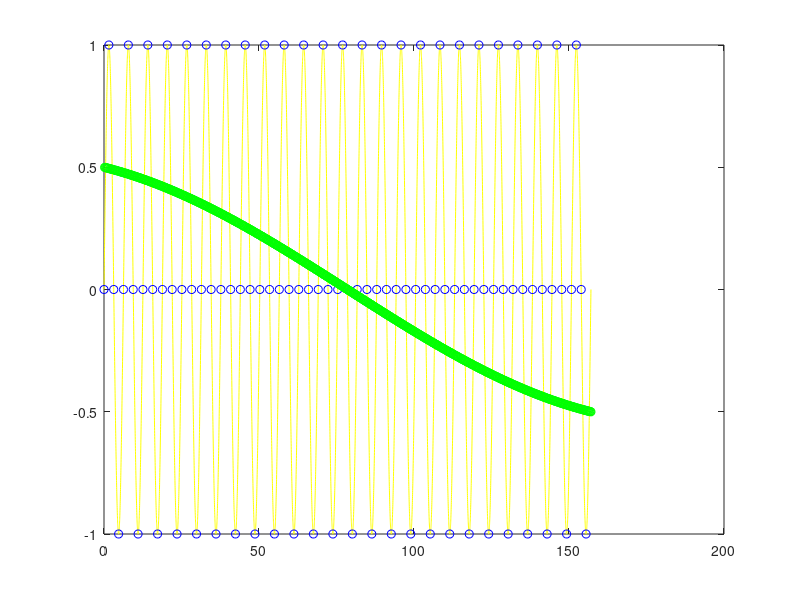

Write MATLAB code to recreate this figure.
clear all; close all;

% sinusoida - generowanie
T = 50*pi;
x_0 = linspace(0, T, 10000);
y_0 = sin(x_0);

% zmniejszanie rozdzielczości
samples = 100;
x_t = 0;
for i = pi/2 : pi/2 : T-pi/2
    x_t = [x_t, i];
end
y_t = sin(x_t);

% interpolacja z zmniejszonej
x_p = [];

% pi/16 to jeden krok dla 32 próbek per 2pi
for i = 0: pi/16 : T
    x_p=[x_p, i];
end

% T to czas pomiędzy próbkami, n to numer próbki
% nT to czas próbki n, czyli x_t
% t to zaś czas dla którego obliczamy funkcję
% pi/T to częstotliwość

y_p=[];
for t=x_p
    sum = 0;
    for i=1:length(y_t)
        xnT = y_t(i);
        nT = x_t(i);
        sum = sum + xnT * (sin( (pi/T)*(t-nT) ) / ((pi/T) * (t -nT)));
    end
    y_p = [y_p, sum];
end

plot(x_0, y_0, '-y'); hold on; plot(x_t, y_t, 'ob'); plot(x_p, y_p, '-og');
